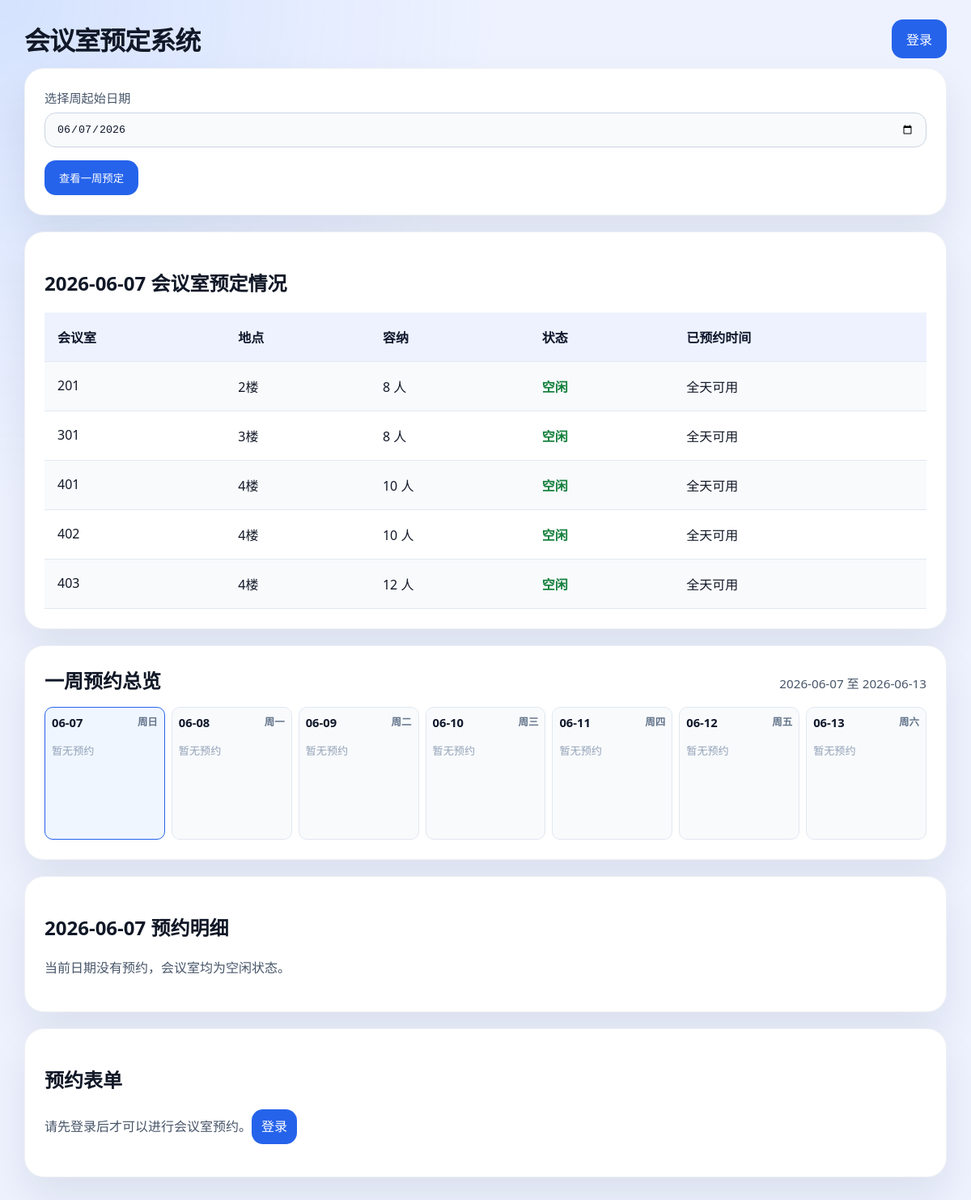
Before: / with the older database file.
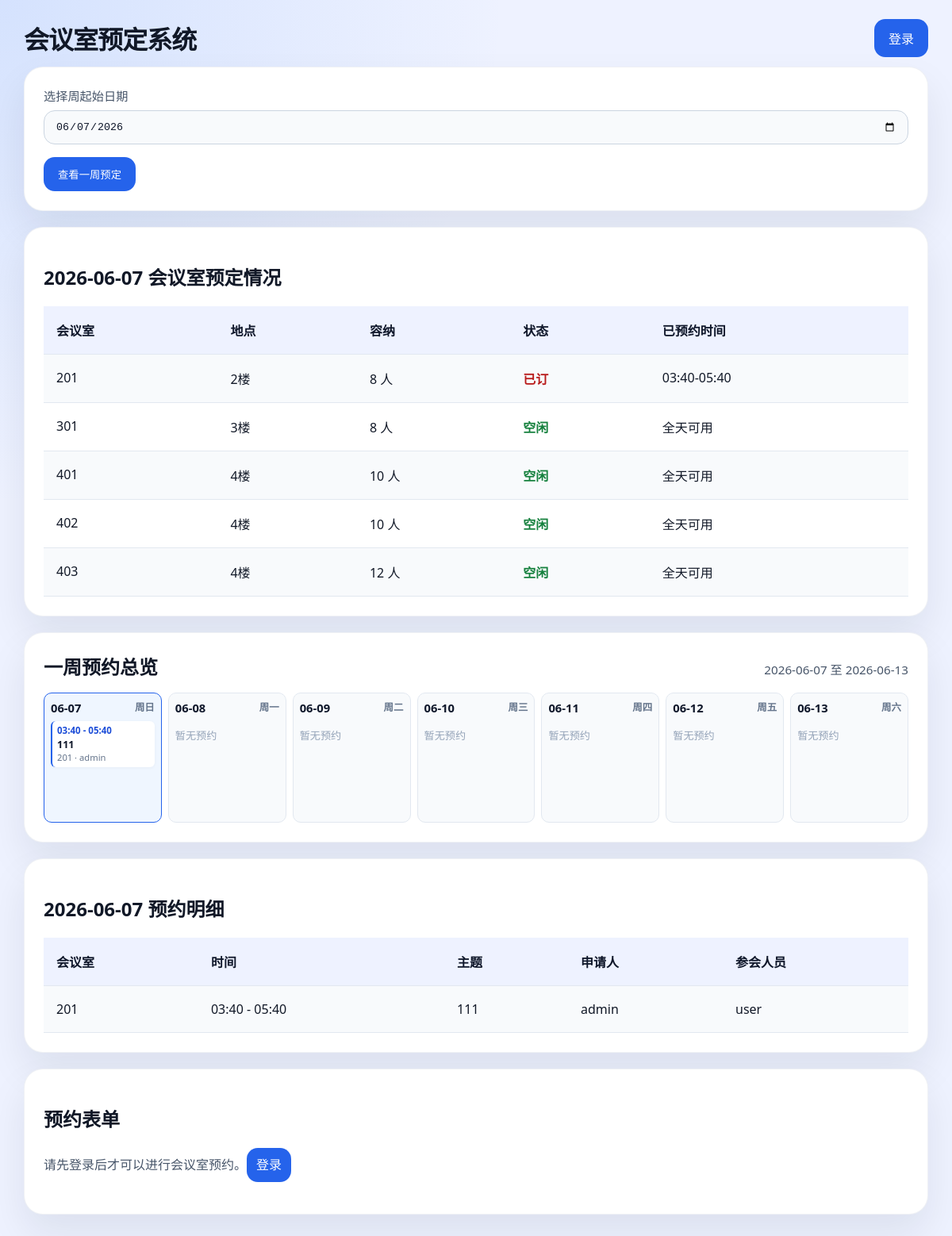
After: the same page with the newer database file.
### tables this page shows
CREATE TABLE room (
                room_id INTEGER PRIMARY KEY AUTOINCREMENT,
                name TEXT NOT NULL UNIQUE,
                capacity INTEGER NOT NULL,
                location TEXT NOT NULL
            );

CREATE TABLE booking (
                booking_id INTEGER PRIMARY KEY AUTOINCREMENT,
                room_id INTEGER NOT NULL,
                date TEXT NOT NULL,
                start_time TEXT NOT NULL,
                end_time TEXT NOT NULL,
                owner TEXT NOT NULL,
                subject TEXT NOT NULL,
                attendees TEXT NOT NULL DEFAULT '', minutes TEXT NOT NULL DEFAULT '', owner_display TEXT NOT NULL DEFAULT '', attendee_usernames TEXT NOT NULL DEFAULT '',
                FOREIGN KEY (room_id) REFERENCES room(room_id) ON DELETE CASCADE
            );

### app.py (the view)
@app.route("/")
def index():
    week_start_day = parse_date(request.args.get("start") or request.args.get("date"), date.today())
    selected_day = parse_date(request.args.get("date"), week_start_day)
    selected_date = selected_day.isoformat()
    week_start = week_start_day.isoformat()
    week_end_day = week_start_day + timedelta(days=6)
    weekday_names = ["周一", "周二", "周三", "周四", "周五", "周六", "周日"]
    rooms = get_rooms()
    bookings = get_bookings_by_date(selected_date)
    week_bookings = get_bookings_by_date_range(week_start, week_end_day.isoformat())
    week_bookings_by_date = {}
    for booking in week_bookings:
        week_bookings_by_date.setdefault(booking["date"], []).append(booking)
    week_days = []
    for offset in range(7):
        day = week_start_day + timedelta(days=offset)
        day_key = day.isoformat()
        week_days.append({
            "date": day_key,
            "weekday": weekday_names[day.weekday()],
            "bookings": week_bookings_by_date.get(day_key, []),
        })
    bookings_by_room = {room["room_id"]: [] for room in rooms}
    for booking in bookings:
        bookings_by_room[booking["room_id"]].append(booking)
    room_status = []
    for room in rooms:
        room_bookings = bookings_by_room[room["room_id"]]
        if room_bookings:
            room_status.append({
                "room": room,
                "state": "已订",
                "summary": ", ".join(f"{b['start_time']}-{b['end_time']}" for b in room_bookings),
                "bookings": room_bookings,
            })
        else:
            room_status.append({
                "room": room,
                "state": "空闲",
                "summary": "全天可用",
                "bookings": [],
            })
    return render_template(
        "index.html",
        selected_date=selected_date,
        week_start=week_start,
        week_end=week_end_day.isoformat(),
        today=date.today().isoformat(),
        week_days=week_days,
        room_status=room_status,
        rooms=rooms,
        bookings=bookings,
        now_datetime=datetime.now().strftime("%Y-%m-%d %H:%M"),
    )

### app.py (called while the page is built)
def parse_date(value, default=None):
    try:
        return date.fromisoformat(value)
    except (TypeError, ValueError):
        return default or date.today()

@app.context_processor
def inject_user():
    return {"current_user": session.get("user")}

### models.py (called while the page is built)
def get_connection():
    conn = sqlite3.connect(DB_PATH)
    conn.row_factory = sqlite3.Row
    conn.execute("PRAGMA foreign_keys = ON")
    return conn

def fetch_all(query, params=()):
    with get_connection() as conn:
        cursor = conn.execute(query, params)
        return [dict(row) for row in cursor.fetchall()]

def get_rooms():
    return fetch_all("SELECT * FROM room ORDER BY name")

def get_bookings_by_date(date_value):
    return fetch_all(
        "SELECT b.*, r.name AS room_name FROM booking b JOIN room r ON b.room_id = r.room_id WHERE date = ? ORDER BY r.room_id, start_time",
        (date_value,),
    )

def get_bookings_by_date_range(start_date, end_date, room_id=None):
    query = "SELECT b.*, r.name AS room_name, r.location FROM booking b JOIN room r ON b.room_id = r.room_id WHERE date >= ? AND date <= ?"
    params = [start_date, end_date]
    if room_id:
        query += " AND b.room_id = ?"
        params.append(room_id)
    query += " ORDER BY b.date DESC, r.room_id, b.start_time"
    return fetch_all(query, tuple(params))

### templates/index.html (shortened to what this page needs)
<!DOCTYPE html>
<html lang="zh-CN">
<head>
</head>
<body>
<div class="container">
    <div style="display:flex; justify-content:space-between; align-items:center; gap:12px; margin-bottom:12px;">
        <h1>会议室预定系统</h1>
        <div>
            {% if current_user %}
                <span>欢迎，{{ current_user.username }}（{{ current_user.role }}）</span>
                <a href="/my_bookings" class="button" style="background:#10b981;">我的会议</a>
                <a href="/history" class="button" style="background:#7c3aed;">历史查询</a>
                <a href="/logout" class="button" style="background:#6b7280;">退出</a>
                {% if current_user.role == 'admin' %}
                    <a href="/admin" class="button">后台管理</a>
                {% endif %}
            {% else %}
                <a href="/login" class="button">登录</a>
            {% endif %}
        </div>
    </div>
    <div class="card">
        <form method="get" action="/">
            <div class="form-row">
                <label for="date">选择周起始日期</label>
                <input type="date" id="date" name="start" value="{{ week_start }}">
            </div>
            <button type="submit" class="button">查看一周预定</button>
        </form>
    </div>
    <div class="card">
        <h2>{{ selected_date }} 会议室预定情况</h2>
        <table>
            <thead>
            <tr>
                <th>会议室</th>
                <th>地点</th>
                <th>容纳</th>
                <th>状态</th>
                <th>已预约时间</th>
            </tr>
            </thead>
            <tbody>
            {% for item in room_status %}
                <tr>
                    <td>{{ item.room.name }}</td>
                    <td>{{ item.room.location }}</td>
                    <td>{{ item.room.capacity }} 人</td>
                    <td class="status {{ 'booked' if item.state == '已订' else 'free' }}">{{ item.state }}</td>
                    <td>{{ item.summary }}</td>
                </tr>
            {% endfor %}
            </tbody>
        </table>
    </div>
    <div class="card week-card">
        <div class="week-header">
            <h2>一周预约总览</h2>
            <div class="week-range">{{ week_start }} 至 {{ week_end }}</div>
        </div>
        <div class="week-grid">
            {% for day in week_days %}
                <a class="week-day {% if day.date == selected_date %}today{% endif %}" href="/?start={{ week_start }}&date={{ day.date }}#day-detail">
                    <div class="week-date">
                        <strong>{{ day.date[5:] }}</strong>
                        <span>{{ day.weekday }}</span>
                    </div>
                    {% if day.bookings %}
                        {% for booking in day.bookings %}
                            <div class="week-booking">
                                <div class="week-booking-time">{{ booking.start_time }} - {{ booking.end_time }}</div>
                                <div class="week-booking-title">{{ booking.subject }}</div>
                                <div class="week-booking-meta">{{ booking.room_name }} · {{ booking.owner_display or booking.owner }}</div>
                            </div>
                        {% endfor %}
                    {% else %}
                        <div class="week-empty">暂无预约</div>
                    {% endif %}
                </a>
            {% endfor %}
        </div>
    </div>
    <div class="card" id="day-detail">
        <h2>{{ selected_date }} 预约明细</h2>
        {% if bookings %}
            <table>
                <thead>
                <tr>
                    <th>会议室</th>
                    <th>时间</th>
                    <th>主题</th>
                    <th>申请人</th>
                    <th>参会人员</th>
                </tr>
                </thead>
                <tbody>
                {% for booking in bookings %}
                    <tr>
                        <td>{{ booking.room_name }}</td>
                        <td>{{ booking.start_time }} - {{ booking.end_time }}</td>
                        <td>{{ booking.subject }}</td>
                        <td>{{ booking.owner_display or booking.owner }}</td>
                        <td>{{ booking.attendees }}</td>
                    </tr>
                {% endfor %}
                </tbody>
            </table>
        {% else %}
            <p class="note">当前日期没有预约，会议室均为空闲状态。</p>
        {% endif %}
    </div>
    <div class="grid">
        <div class="card">
            <h2>预约表单</h2>
        {% if current_user %}
            <form method="post" action="/book" id="booking-form">
                <div class="form-alert" id="booking-time-alert"></div>
                <div class="form-row">
                    <label for="room_id">选择会议室</label>
                    <select id="room_id" name="room_id" required>
                        {% for room in rooms %}
                            <option value="{{ room.room_id }}">{{ room.name }}（{{ room.location }} / {{ room.capacity }}人）</option>
                        {% endfor %}
                    </select>
                </div>
                <div class="form-row">
                    <label for="date">会议日期</label>
                    <input type="date" id="date" name="date" value="{{ selected_date }}" min="{{ today }}" required>
                </div>
                <div class="form-row">
                    <label for="start_time">开始时间</label>
                    <div class="time-wheel" data-time-wheel>
                        <input type="text" id="start_time" name="start_time" class="time-wheel-input" placeholder="请选择开始时间" autocomplete="off" inputmode="none" readonly required data-time-input>
                        <div class="time-wheel-panel" data-time-panel>
                            <div class="time-wheel-column" data-hour-list></div>
                            <div class="time-wheel-column" data-minute-list></div>
                        </div>
                    </div>
                </div>
                <div class="form-row">
                    <label for="end_time">结束时间</label>
                    <div class="time-wheel" data-time-wheel>
                        <input type="text" id="end_time" name="end_time" class="time-wheel-input" placeholder="请选择结束时间" autocomplete="off" inputmode="none" readonly required data-time-input>
                        <div class="time-wheel-panel" data-time-panel>
                            <div class="time-wheel-column" data-hour-list></div>
                            <div class="time-wheel-column" data-minute-list></div>
                        </div>
                    </div>
                </div>
                <div class="form-row">
                    <label for="subject">会议主题</label>
                    <input type="text" id="subject" name="subject" placeholder="请输入会议主题" required>
                </div>
                <div class="form-row">
                    <label for="owner">申请人</label>
                    <input type="text" id="owner" value="{{ current_user.display_name or current_user.username }}" readonly>
                </div>
                <div class="form-row">
                    <label for="attendees">参会人员</label>
                    <div class="attendee-picker">
                        <input type="text" id="attendees" name="attendees" placeholder="只能选择后台已配置用户，用逗号分隔" autocomplete="off" data-ad-picker="true" required>
                        <div class="attendee-menu" id="attendees-menu"></div>
                    </div>
                </div>
                <button type="submit" class="button" id="booking-submit">提交预约</button>
            </form>
        {% else %}
            <p class="note">请先登录后才可以进行会议室预约。<a href="/login" class="button" style="padding:8px 12px; display:inline-block;">登录</a></p>
        {% endif %}
        </div>
    </div>
</div>
</body>
</html>

### templates/index.html (style rules this page uses)
:root { color-scheme: light; font-family: "Segoe UI", Tahoma, Geneva, Verdana, sans-serif; color: #111827; background: #eef2ff; }
* { box-sizing: border-box; }
body { margin: 0; min-height: 100vh; background: radial-gradient(circle at top left, rgba(59,130,246,0.14), transparent 32%), #eef2ff; }
.container { max-width: 1180px; margin: 0 auto; padding: 24px 20px 40px; }
h1 { margin: 0; font-size: clamp(2rem, 2.4vw, 2.6rem); letter-spacing: -0.03em; }
.card { background: #ffffff; border: 1px solid rgba(148,163,184,0.15); border-radius: 24px; box-shadow: 0 24px 50px rgba(15,23,42,0.08); padding: 24px; margin-bottom: 20px; }
.grid { display: grid; grid-template-columns: minmax(0, 1fr); gap: 22px; }
table { width: 100%; border-collapse: separate; border-spacing: 0; margin-top: 14px; background: #fff; }
th, td { padding: 18px 16px; border-bottom: 1px solid #e2e8f0; }
th { background: #eef2ff; color: #0f172a; font-weight: 600; text-align: left; }
tbody tr:nth-child(odd) { background: #f8fafc; }
tbody tr { height: auto; }
tbody tr td { vertical-align: top; }
.status { font-weight: 700; }
.status.free { color: #15803d; }
.status.booked { color: #b91c1c; }
.button { display: inline-flex; align-items: center; justify-content: center; gap: 8px; padding: 12px 18px; background: #2563eb; color: #ffffff; text-decoration: none; border-radius: 14px; border: none; cursor: pointer; transition: transform 0.16s ease, background 0.16s ease; }
.form-row { margin-bottom: 16px; }
label { display: block; margin-bottom: 8px; font-size: 0.95rem; color: #475569; }
input, select { width: 100%; padding: 12px 14px; border: 1px solid #cbd5e1; border-radius: 14px; background: #f8fafc; color: #0f172a; }
.note { color: #475569; margin-top: 10px; line-height: 1.7; }
.week-header { display: flex; justify-content: space-between; align-items: baseline; gap: 12px; flex-wrap: wrap; margin-bottom: 16px; }
.week-header h2 { margin: 0; }
.week-range { color: #475569; font-size: 0.95rem; }
.week-card { overflow: hidden; }
.week-grid { display: grid; grid-template-columns: repeat(7, minmax(0, 1fr)); gap: 8px; width: 100%; }
.week-day { display: block; min-width: 0; min-height: 164px; border: 1px solid #e2e8f0; border-radius: 10px; background: #f8fafc; padding: 8px; color: inherit; text-decoration: none; transition: border-color 0.16s ease, transform 0.16s ease, background 0.16s ease; overflow: hidden; }
.week-day.today { border-color: #2563eb; background: #eff6ff; }
.week-date { display: flex; justify-content: space-between; gap: 6px; color: #0f172a; font-weight: 700; margin-bottom: 7px; font-size: 0.92rem; }
.week-date span { color: #64748b; font-size: 0.78rem; font-weight: 600; }
.week-booking { border-left: 2px solid #2563eb; background: #ffffff; border-radius: 6px; padding: 5px 6px; margin-bottom: 5px; box-shadow: 0 1px 4px rgba(15,23,42,0.04); }
.week-booking-time { color: #1d4ed8; font-weight: 700; font-size: 0.72rem; line-height: 1.25; white-space: nowrap; overflow: hidden; text-overflow: ellipsis; }
.week-booking-title { margin-top: 2px; color: #0f172a; font-weight: 600; font-size: 0.78rem; line-height: 1.25; overflow: hidden; display: -webkit-box; -webkit-line-clamp: 2; -webkit-box-orient: vertical; }
.week-booking-meta { margin-top: 2px; color: #64748b; font-size: 0.7rem; line-height: 1.25; white-space: nowrap; overflow: hidden; text-overflow: ellipsis; }
.week-empty { color: #94a3b8; font-size: 0.82rem; padding-top: 8px; }

Changed rows visible on the page:
added booking: start_time "03:40", end_time "05:40", subject "111", room_name "201", owner_display "admin", attendees "user"
Other visible differences:
new list line: "201 2楼 8"
new list line: "人 已订 03:40-05:40"
text no longer shown: "当前日期没有预约，会议室均为空闲状态。"
text now shown: "会议室 时间 主题 申请人 参会人员"
list line gone: "201 2楼 8"
list line gone: "人 空闲 全天可用"
list line gone: "暂无预约"
